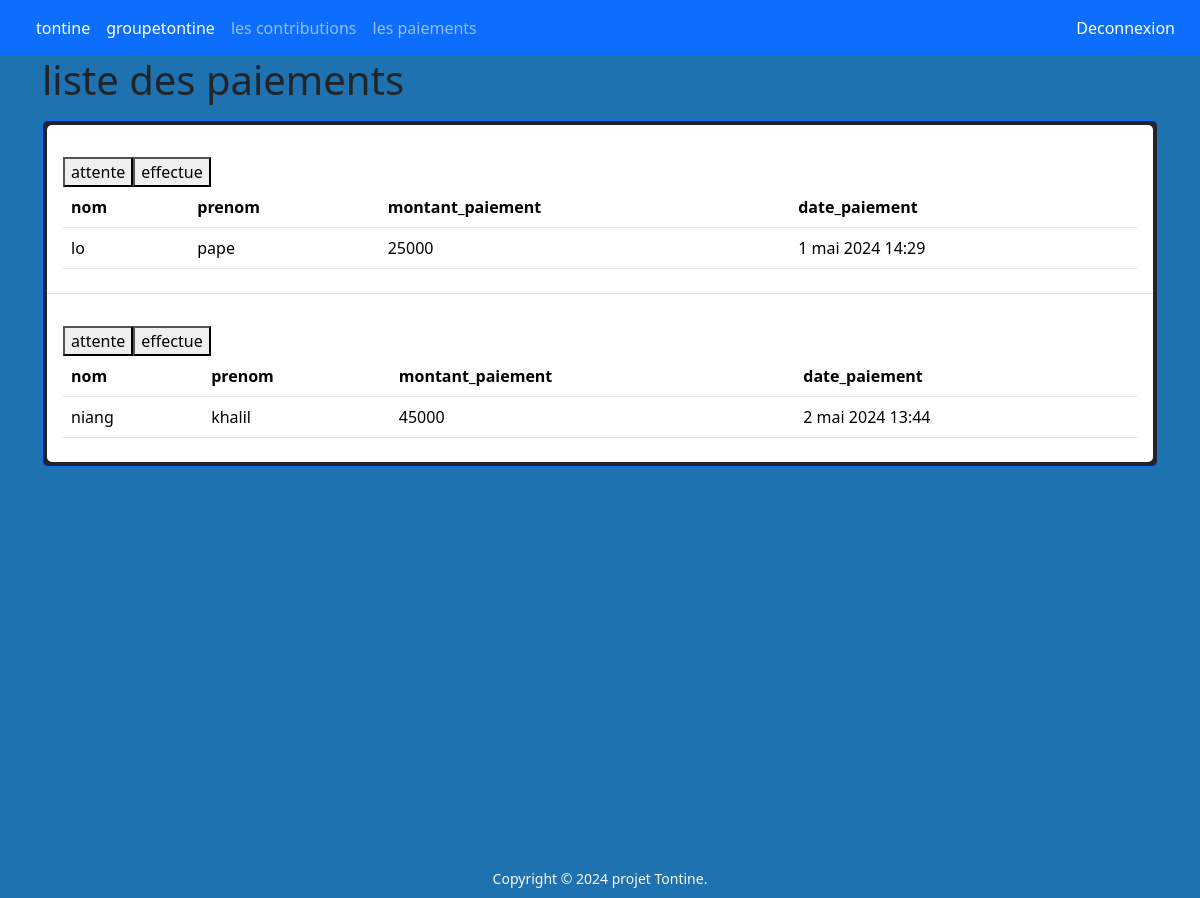
The page /paiementt/ on the database its author committed.
### totine_of_app/models.py (models this page shows, shortened)
class paiements(models.Model):
    nom =models.CharField(max_length=150)
    prenom =models.CharField(max_length=150)
    montant_paiement =models.CharField(max_length=150)
    date_paeiement =models.DateTimeField()

### totine_of_app/views.py (the view)
# urls.py: path('paiementt/' , paiementt, name= 'paiementt'),
def paiementt(request):
  paiementt = paiements.objects.all()
  return render(request,"pages/paiementt.html",{"paiementt": paiementt})

### totine_of_app/templates/pages/paiementt.html (shortened to what this page needs)
{% extends 'base.html' %}
{%block contenu %}
<div id="demo">
    <h1>liste des paiements</h1>
</div>
<div class="row mt-3">
    <div class="col-md-25 m-auto ">
      <div class="card card-boody border-primary border border bg-dark p-1">
        {% if paiementt %}
        <ul class="list-group list-group-flush">
          {% for paiements in paiementt %}
          <li class="list-group-item">
            <div class="table-responsive-vertical shadow-z-1">
                <table id="" class="table table-hover table-mc-light-blue ">
                    <thead>
                      <tr>
                        <th>nom</th>
                        <th>prenom</th>
                        <th>montant_paiement</tdh>
                        <th>date_paiement</th><br>
                        <a href=""><button id="attente">attente</button></a>
                         <a href=""><button id="effectue">effectue</button></a>
                      </th>
                        </tr>
                      <tr>
                        <td>{{paiements.nom}}</td>
                        <td> {{paiements.prenom}}</td>
                        <td>{{paiements.montant_paiement}}</td>
                        <td> {{paiements.date_paeiement}}</td>
                        </tr>
                    </thead>
                </table>
         </li>
         {% endfor %}
        </ul>
        {% endif %}
      </div>
       </div>
      </div>
<footer>
  <small>Copyright © 2024 projet Tontine.</small>
</footer>
{% endblock %}

### totine_of_app/templates/base.html (style rules this page uses)
body { background-color: #1d72af; }

### totine_of_app/templates/pages/paiementt.html (style rules this page uses)
footer { text-align: center; padding:8px; background-color: #1d72af;; color: #faf8f8; width: 100%; margin-top:35%; }

### rows shown on the page
paiements: nom "lo", prenom "pape", montant_paiement "25000", date_paeiement "1 mai 2024 14:29"
paiements: nom "niang", prenom "khalil", montant_paiement "45000", date_paeiement "2 mai 2024 13:44"
